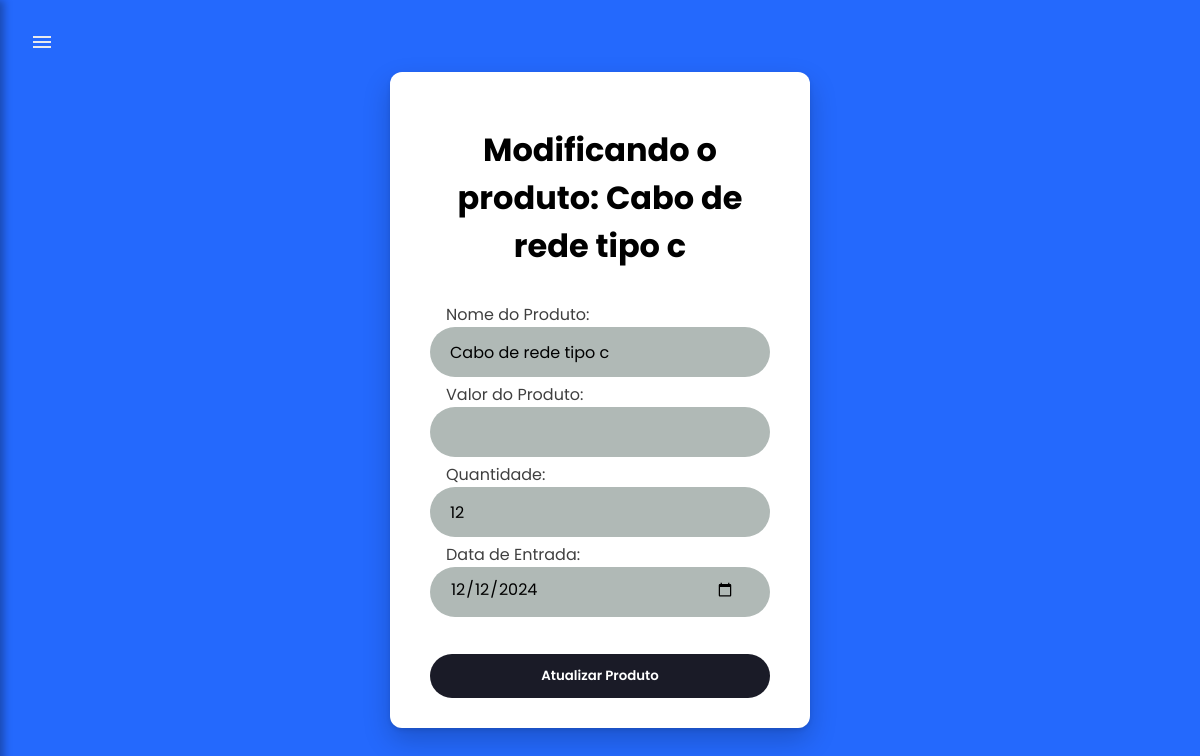
Page /sistema/estoque/editar/7/ on the committed database.
### sistema/models.py (models this page shows, shortened)
class Produtos(models.Model):
    id_prod = models.AutoField(primary_key= True)
    nome_prod = models.CharField(max_length = 150, null =  False, unique = True)
    vlr_prod = models.DecimalField(max_digits = 6, decimal_places = 2, default = 0)
    qntd_prod = models.IntegerField(default = 0)
    entrada_prod = models.DateField()
    saida_prod = models.DateField(null=True, blank=True)
    user = models.ForeignKey(User, on_delete = models.CASCADE)

### sistema/views.py (the view, shortened to what this page needs)
# urls.py: path('estoque/editar/<int:id_prod>/', views.modificar_produto, name='editar_produto'), #Essa é a url responsavel por redirecionar para a página de editar um produto, página essa, que so o gerente terá
@has_role_decorator('gerente')
def modificar_produto(request, id_prod): #Aqui é a view responsavel pela funcionalidade de remover o produto do estoque.
    produto = get_object_or_404(Produtos, id_prod = id_prod)
    return render(request, 'estoque/editar/modificar.html', {'produto': produto})

### sistema/templates/estoque/editar/modificar.html (shortened to what this page needs)
{% load static %}
{% load permission_tags %}
<!DOCTYPE html>
<html lang="pt-BR">
<head>
    <link rel="stylesheet" href="{% static "estoque/css/modificar.css" %}">
</head>
<body>
    <div class="menu-toggle" onclick="toggleSidebar()">
        <svg xmlns="http://www.w3.org/2000/svg" height="24px" viewBox="0 -960 960 960" width="24px" fill="#e8eaed" class="icone-menu"><path d="M120-240v-80h720v80H120Zm0-200v-80h720v80H120Zm0-200v-80h720v80H120Z"/></svg>
    </div>
    <div class='container'>
        <form method = "POST">
            <div>
                <h1>Modificando o  produto: {{ produto.nome_prod }}</h1>
            </div>
            <div class='input-login'>
                <label for="nome">Nome do Produto:</label>
                <input type="text" name="nome" id="nome" value="{{ produto.nome_prod }}" required>
            </div>
            <div class='input-login'>
                <label for="valor">Valor do Produto:</label>
                <input type="number" name="valor" id="valor" min="0" step="0.01" value="{{ produto.vlr_prod }}" required>
            </div>
            <div class='input-login'>
                <label for="quantidade">Quantidade:</label>
                <input type="number" name="quantidade" id="quantidade" min="0" value="{{ produto.qntd_prod }}" required>
            </div>
            <div class='input-data'>
                <label for="data_entrada">Data de Entrada:</label>
                <input type="date" name="data_entrada" id="data_entrada" value="{{ produto.entrada_prod|date:'Y-m-d' }}" min = '2024-01-01' required>
            </div>
            <div>
                <button type="submit">Atualizar Produto</button>
            </div>
        </form>
    </div>
</body>
</html>

### template/static/estoque/css/modificar.css (style rules this page uses)
* { margin: 0; padding: 0; box-sizing: border-box; font-family: "Poppins", sans-serif; }
body { display: flex; align-items: center; justify-content: center; background-color: rgb(36, 105, 253); min-height: 100vh; }
.container { width: 420px; display: flex; background-color: white; border-radius: 12px; padding: 30px 40px; box-shadow: rgba(0, 0, 0, 0.2) 0px 12px 28px 0px, rgba(0, 0, 0, 0.1) 0px 2px 4px 0px, rgba(255, 255, 255, 0.05) 0px 0px 0px 1px inset; }
h2, h1 { margin: 1.5rem 0 2rem 0; text-align: center; font-size: clamp(1.5rem, 4vw, 2rem); }
label { padding-left: 16px; opacity: 0.75; width: 100%; max-width: 300px; }
.input-login { position: relative; width: 100%; height: 100%; height: 50px; margin: 30px 0; }
.input-data { position: relative; width: 100%; height: 100%; height: 50px; margin: 30px 0; }
.input-data input { width: 100%; height: 100%; background-color: #b0b9b6; border-radius: 40px; border: none; outline: none; font-size: 16px; color: black; padding: 15px 35px 20px 20px; }
.input-login input { width: 100%; height: 100%; background-color: #b0b9b6; border-radius: 40px; border: none; outline: none; font-size: 16px; color: black; padding: 20px 45px 20px 20px; }
button { width: 100%; height: 100%; padding: 12px 48px; border-radius: 50px; color: white; margin-top: 2rem; cursor: pointer; outline: none; border-width: 0; background-color: #1A1B27; font-weight: 600; }
.menu-toggle { position: fixed; top: 20px; left: 20px; color: #fff; padding: 10px; border-radius: 5px; cursor: pointer; z-index: 1002; }
input[type="number"] { -moz-appearance: textfield; }

### rows in the picture
Produtos: nome_prod "Cabo de rede tipo c", nome "Cabo de rede tipo c", quantidade "12", data_entrada "12/12/2024"
